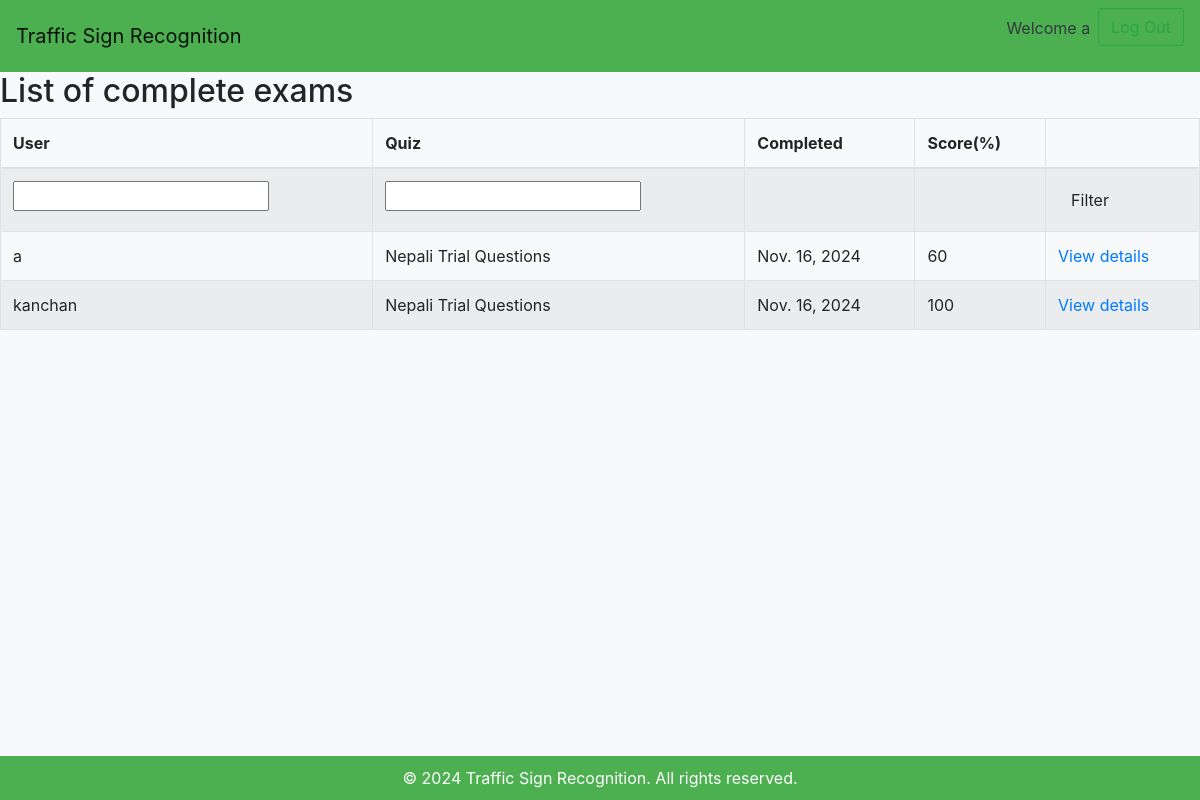
The page /quiz/marking/ (signed in) on the database its author committed.
### quiz/models.py (models this page shows, shortened)
class Sitting(models.Model):
    user = models.ForeignKey(settings.AUTH_USER_MODEL, verbose_name=_("User"), on_delete=models.CASCADE)
    quiz = models.ForeignKey(Quiz, verbose_name=_("Quiz"), on_delete=models.CASCADE)
    question_order = models.CharField(
        max_length=1024,
        verbose_name=_("Question Order"),
        validators=[validate_comma_separated_integer_list])
    question_list = models.CharField(
        max_length=1024,
        verbose_name=_("Question List"),
        validators=[validate_comma_separated_integer_list])
    incorrect_questions = models.CharField(
        max_length=1024,
        blank=True,
        verbose_name=_("Incorrect questions"),
        validators=[validate_comma_separated_integer_list])
    current_score = models.IntegerField(verbose_name=_("Current Score"))
    complete = models.BooleanField(default=False, blank=False,
                                   verbose_name=_("Complete"))
    user_answers = models.TextField(blank=True, default='{}',
                                    verbose_name=_("User Answers"))
    start = models.DateTimeField(auto_now_add=True,
                                 verbose_name=_("Start"))
    end = models.DateTimeField(null=True, blank=True, verbose_name=_("End"))
    objects = SittingManager()
    class Meta:
        permissions = (("view_sittings", _("Can see completed exams.")),)
    def _question_ids(self):
        return [int(n) for n in self.question_order.split(',') if n]
    @property
    def get_percent_correct(self):
        dividend = float(self.current_score)
        divisor = len(self._question_ids())
        if divisor < 1:
            return 0            # prevent divide by zero error
        if dividend > divisor:
            return 100
        correct = int(round((dividend / divisor) * 100))
        if correct >= 1:
            return correct
        else:
            return 0

class Quiz(models.Model):
    title = models.CharField(
        verbose_name=_("Title"),
        max_length=60, blank=False)
    description = models.TextField(
        verbose_name=_("Description"),
        blank=True, help_text=_("a description of the quiz"))
    url = models.SlugField(
        max_length=60, blank=False,
        help_text=_("a user friendly url"),
        verbose_name=_("user friendly url"))
    category = models.ForeignKey(
        Category, null=True, blank=True,
        verbose_name=_("Category"), on_delete=models.CASCADE)
    random_order = models.BooleanField(
        blank=False, default=False,
        verbose_name=_("Random Order"),
        help_text=_("Display the questions in "
                    "a random order or as they "
                    "are set?"))
    max_questions = models.PositiveIntegerField(
        blank=True, null=True, verbose_name=_("Max Questions"),
        help_text=_("Number of questions to be answered on each attempt."))
    answers_at_end = models.BooleanField(
        blank=False, default=False,
        help_text=_("Correct answer is NOT shown after question."
                    " Answers displayed at the end."),
        verbose_name=_("Answers at end"))
    exam_paper = models.BooleanField(
        blank=False, default=False,
        help_text=_("If yes, the result of each"
                    " attempt by a user will be"
                    " stored. Necessary for marking."),
        verbose_name=_("Exam Paper"))
    single_attempt = models.BooleanField(
        blank=False, default=False,
        help_text=_("If yes, only one attempt by"
                    " a user will be permitted."
                    " Non users cannot sit this exam."),
        verbose_name=_("Single Attempt"))
    pass_mark = models.SmallIntegerField(
        blank=True, default=0,
        verbose_name=_("Pass Mark"),
        help_text=_("Percentage required to pass exam."),
        validators=[MaxValueValidator(100)])
    success_text = models.TextField(
        blank=True, help_text=_("Displayed if user passes."),
        verbose_name=_("Success Text"))
    fail_text = models.TextField(
        verbose_name=_("Fail Text"),
        blank=True, help_text=_("Displayed if user fails."))
    draft = models.BooleanField(
        blank=True, default=False,
        verbose_name=_("Draft"),
        help_text=_("If yes, the quiz is not displayed"
                    " in the quiz list and can only be"
                    " taken by users who can edit"
                    " quizzes."))
    class Meta:
        verbose_name = _("Quiz")
        verbose_name_plural = _("Quizzes")
    def __str__(self):
        return self.title

### quiz/views.py (the view)
# urls.py: path('marking/', QuizMarkingList.as_view(), name='quiz_marking'),
class QuizMarkingList(QuizMarkerMixin, SittingFilterTitleMixin, ListView):
    model = Sitting
    def get_queryset(self):
        queryset = super(QuizMarkingList, self).get_queryset()\
                                               .filter(complete=True)
        user_filter = self.request.GET.get('user_filter')
        if user_filter:
            queryset = queryset.filter(user__username__icontains=user_filter)
        return queryset

### quiz/views.py (called while the page is built)
    @method_decorator(login_required)
    @method_decorator(permission_required('quiz.view_sittings'))
    def dispatch(self, *args, **kwargs):
        return super(QuizMarkerMixin, self).dispatch(*args, **kwargs)

    def get_queryset(self):
        queryset = super(SittingFilterTitleMixin, self).get_queryset()
        quiz_filter = self.request.GET.get('quiz_filter')
        if quiz_filter:
            queryset = queryset.filter(quiz__title__icontains=quiz_filter)
        return queryset

### quiz/templates/quiz/sitting_list.html (shortened to what this page needs)
{% extends 'base.html' %}
{% load i18n %}
{% block content %}
<h2>{% trans "List of complete exams" %}</h2>
    {% if sitting_list %}
		<table class="table table-bordered table-striped">
		  <thead>
			<tr>
			  <th>{% trans "User" %}</th>
			  <th>{% trans "Quiz" %}</th>
			  <th>{% trans "Completed" %}</th>
			  <th>{% trans "Score" %}(%)</th>
			  <th></th>
			</tr>
		  </thead>
		  <tbody>
			<tr>
			  <form action="" method="GET">
				<td><input type="text" name="user_filter" /></td>
				<td><input type="text" name="quiz_filter" /></td>
				<td></td>
				<td></td>
				<td><button type="submit" class="btn btn-default">{% trans "Filter"%}</button></td>
			  </form>
			</tr>
        {% for sitting in sitting_list %}
			<tr>
			  <td>{{ sitting.user }}</td>
			  <td>{{ sitting.quiz }}</td>
			  <td>{{ sitting.end|date }}</td>
			  <td>{{ sitting.get_percent_correct }}</td>
			  <td>
				<a href="{% url 'quiz_marking_detail' pk=sitting.id %}">
				  {% trans "View details" %}
				</a>
			</tr>
        {% endfor %}
		  </tbody>
		</table>
    {% else %}
        <p>{% trans "There are no matching quizzes" %}.</p>
    {% endif %}
{% endblock %}

### quiz/templates/base.html (shortened to what this page needs)
<!DOCTYPE html>
<html>
<head>
    <link rel="stylesheet" href="https://stackpath.bootstrapcdn.com/bootstrap/4.5.2/css/bootstrap.min.css">
</head>
<body>
    <nav class="navbar navbar-expand-lg navbar-light">
      <a class="navbar-brand" href="/"> Traffic Sign Recognition</a>
      <div class="collapse navbar-collapse" id="navbarNav">
          <ul class="navbar-nav ml-auto">
            <li>
                <p class='nav-link text-dark'> Welcome {{user}}<p>
            </li>
            <li>
                <form action="{% url 'logout' %}" method="post">
                  <button type="submit" class = 'btn btn-outline-success'>Log Out</button>
                </form>
            </li>
          </ul>
      </div>
  </nav>
{% block content %}
{% endblock %}
    <footer class="footer text-center">
      &copy; 2024 Traffic Sign Recognition. All rights reserved.
</footer>
</body>
</html>

### quiz/templates/base.html (style rules this page uses)
body { background-color: #f8f9fa; }
.footer { background-color: #4CAF50; color: white; padding: 10px 0; position: fixed; bottom: 0; width: 100%; }
.navbar { background-color:#4CAF50; }

### rows shown on the page
Sitting: user "a", quiz "Nepali Trial Questions", end "Nov. 16, 2024", get_percent_correct "60"
Sitting: user "kanchan", quiz "Nepali Trial Questions", end "Nov. 16, 2024", get_percent_correct "100"

### other values the page prints
{{ user }} "a"
